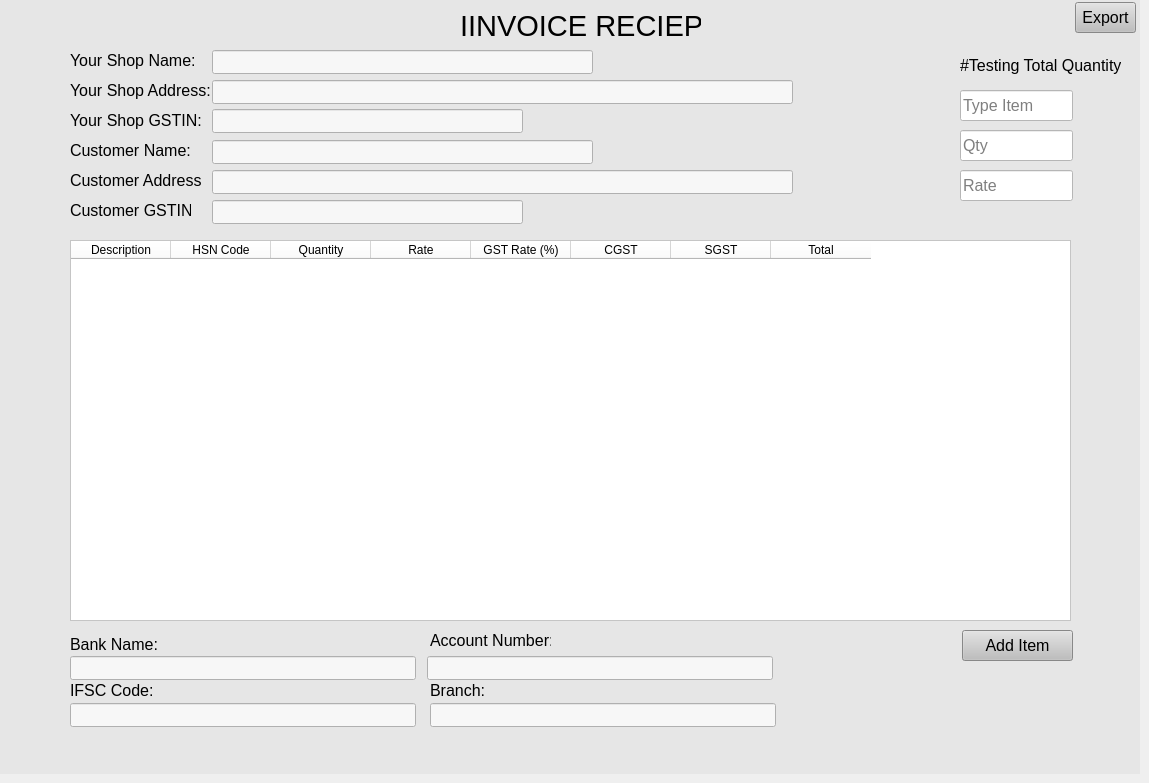
    <widget class="QWidget" name="tab_4">
     <attribute name="title">
      <string>Sale Bill</string>
     </attribute>
     <widget class="QWidget" name="widget_graph_6" native="true">
      <property name="geometry">
       <rect>
        <x>0</x>
        <y>0</y>
        <width>1140</width>
        <height>774</height>
       </rect>
      </property>
      <property name="styleSheet">
       <string notr="true">background-color: rgb(230, 230, 230);</string>
      </property>
      <widget class="QLineEdit" name="lineEdit_shop_name">
       <property name="geometry">
        <rect>
         <x>212</x>
         <y>50</y>
         <width>381</width>
         <height>24</height>
        </rect>
       </property>
       <property name="font">
        <font>
         <pointsize>12</pointsize>
        </font>
       </property>
       <property name="styleSheet">
        <string notr="true">background-color: rgb(247, 247, 247);
color: rgb(0, 0, 0);</string>
       </property>
       <property name="placeholderText">
        <string/>
       </property>
      </widget>
      <widget class="QLineEdit" name="lineEdit_shop_address">
       <property name="geometry">
        <rect>
         <x>212</x>
         <y>80</y>
         <width>581</width>
         <height>24</height>
        </rect>
       </property>
       <property name="font">
        <font>
         <pointsize>12</pointsize>
        </font>
       </property>
       <property name="styleSheet">
        <string notr="true">background-color: rgb(247, 247, 247);
color: rgb(0, 0, 0);</string>
       </property>
      </widget>
      <widget class="QLineEdit" name="lineEdit_shop_gstin">
       <property name="geometry">
        <rect>
         <x>212</x>
         <y>109</y>
         <width>311</width>
         <height>24</height>
        </rect>
       </property>
       <property name="font">
        <font>
         <pointsize>12</pointsize>
        </font>
       </property>
       <property name="styleSheet">
        <string notr="true">background-color: rgb(247, 247, 247);
color: rgb(0, 0, 0);</string>
       </property>
      </widget>
      <widget class="QLineEdit" name="lineEdit_customer_name">
       <property name="geometry">
        <rect>
         <x>212</x>
         <y>140</y>
         <width>381</width>
         <height>24</height>
        </rect>
       </property>
       <property name="font">
        <font>
         <pointsize>12</pointsize>
        </font>
       </property>
       <property name="styleSheet">
        <string notr="true">background-color: rgb(247, 247, 247);
color: rgb(0, 0, 0);</string>
       </property>
      </widget>
      <widget class="QLineEdit" name="lineEdit_customer_address">
       <property name="geometry">
        <rect>
         <x>212</x>
         <y>170</y>
         <width>581</width>
         <height>24</height>
        </rect>
       </property>
       <property name="font">
        <font>
         <pointsize>12</pointsize>
        </font>
       </property>
       <property name="styleSheet">
        <string notr="true">background-color: rgb(247, 247, 247);
color: rgb(0, 0, 0);</string>
       </property>
      </widget>
      <widget class="QLineEdit" name="lineEdit_customer_gstin">
       <property name="geometry">
        <rect>
         <x>212</x>
         <y>200</y>
         <width>311</width>
         <height>24</height>
        </rect>
       </property>
       <property name="font">
        <font>
         <pointsize>12</pointsize>
        </font>
       </property>
       <property name="styleSheet">
        <string notr="true">background-color: rgb(247, 247, 247);
color: rgb(0, 0, 0);</string>
       </property>
      </widget>
      <widget class="QLabel" name="label_3">
       <property name="geometry">
        <rect>
         <x>70</x>
         <y>50</y>
         <width>131</width>
         <height>21</height>
        </rect>
       </property>
       <property name="font">
        <font>
         <pointsize>12</pointsize>
        </font>
       </property>
       <property name="styleSheet">
        <string notr="true">color: rgb(0, 0, 0);</string>
       </property>
       <property name="text">
        <string>Your Shop Name:</string>
       </property>
      </widget>
      <widget class="QLabel" name="label_4">
       <property name="geometry">
        <rect>
         <x>70</x>
         <y>80</y>
         <width>141</width>
         <height>21</height>
        </rect>
       </property>
       <property name="font">
        <font>
         <pointsize>12</pointsize>
        </font>
       </property>
       <property name="styleSheet">
        <string notr="true">color: rgb(0, 0, 0);</string>
       </property>
       <property name="text">
        <string>Your Shop Address:</string>
       </property>
      </widget>
      <widget class="QLabel" name="label_5">
       <property name="geometry">
        <rect>
         <x>70</x>
         <y>110</y>
         <width>131</width>
         <height>21</height>
        </rect>
       </property>
       <property name="font">
        <font>
         <pointsize>12</pointsize>
        </font>
       </property>
       <property name="styleSheet">
        <string notr="true">color: rgb(0, 0, 0);</string>
       </property>
       <property name="text">
        <string>Your Shop GSTIN:</string>
       </property>
      </widget>
      <widget class="QLabel" name="label_6">
       <property name="geometry">
        <rect>
         <x>70</x>
         <y>140</y>
         <width>121</width>
         <height>21</height>
        </rect>
       </property>
       <property name="font">
        <font>
         <pointsize>12</pointsize>
        </font>
       </property>
       <property name="styleSheet">
        <string notr="true">color: rgb(0, 0, 0);</string>
       </property>
       <property name="text">
        <string>Customer Name:</string>
       </property>
      </widget>
      <widget class="QLabel" name="label_7">
       <property name="geometry">
        <rect>
         <x>70</x>
         <y>170</y>
         <width>131</width>
         <height>21</height>
        </rect>
       </property>
       <property name="font">
        <font>
         <pointsize>12</pointsize>
        </font>
       </property>
       <property name="styleSheet">
        <string notr="true">color: rgb(0, 0, 0);</string>
       </property>
       <property name="text">
        <string>Customer Address:</string>
       </property>
      </widget>
      <widget class="QLabel" name="label_8">
       <property name="geometry">
        <rect>
         <x>70</x>
         <y>200</y>
         <width>121</width>
         <height>21</height>
        </rect>
       </property>
       <property name="font">
        <font>
         <pointsize>12</pointsize>
        </font>
       </property>
       <property name="styleSheet">
        <string notr="true">color: rgb(0, 0, 0);</string>
       </property>
       <property name="text">
        <string>Customer GSTIN:</string>
       </property>
      </widget>
      <widget class="QTableWidget" name="table_item_table">
       <property name="geometry">
        <rect>
         <x>70</x>
         <y>240</y>
         <width>1001</width>
         <height>381</height>
        </rect>
       </property>
       <property name="layoutDirection">
        <enum>Qt::LayoutDirection::LeftToRight</enum>
       </property>
       <property name="styleSheet">
        <string notr="true">color: rgb(0, 0, 0);
background-color: rgb(255, 255, 255);</string>
       </property>
       <property name="rowCount">
        <number>0</number>
       </property>
       <property name="columnCount">
        <number>8</number>
       </property>
       <column>
        <property name="text">
         <string>Description</string>
        </property>
        <property name="background">
         <color>
          <red>191</red>
          <green>191</green>
          <blue>191</blue>
         </color>
        </property>
       </column>
       <column>
        <property name="text">
         <string>HSN Code</string>
        </property>
        <property name="background">
         <color>
          <red>158</red>
          <green>158</green>
          <blue>158</blue>
         </color>
        </property>
       </column>
       <column>
        <property name="text">
         <string>Quantity</string>
        </property>
        <property name="background">
         <color>
          <red>191</red>
          <green>191</green>
          <blue>191</blue>
         </color>
        </property>
       </column>
       <column>
        <property name="text">
         <string>Rate</string>
        </property>
        <property name="background">
         <color>
          <red>158</red>
          <green>158</green>
          <blue>158</blue>
         </color>
        </property>
       </column>
       <column>
        <property name="text">
         <string>GST Rate (%)</string>
        </property>
        <property name="background">
         <color>
          <red>191</red>
          <green>191</green>
          <blue>191</blue>
         </color>
        </property>
       </column>
       <column>
        <property name="text">
         <string>CGST</string>
        </property>
        <property name="background">
         <color>
          <red>158</red>
          <green>158</green>
          <blue>158</blue>
         </color>
        </property>
       </column>
       <column>
        <property name="text">
         <string>SGST</string>
        </property>
        <property name="background">
         <color>
          <red>191</red>
          <green>191</green>
          <blue>191</blue>
         </color>
        </property>
       </column>
       <column>
        <property name="text">
         <string>Total</string>
        </property>
        <property name="background">
         <color>
          <red>158</red>
          <green>158</green>
          <blue>158</blue>
         </color>
        </property>
       </column>
      </widget>
      <widget class="QToolButton" name="toolButton_save_button">
       <property name="geometry">
        <rect>
         <x>1075</x>
         <y>2</y>
         <width>61</width>
         <height>31</height>
        </rect>
       </property>
       <property name="font">
        <font>
         <pointsize>12</pointsize>
        </font>
       </property>
       <property name="styleSheet">
        <string notr="true">color: rgb(0, 0, 0);
background-color: rgb(190, 190, 190);</string>
       </property>
       <property name="text">
        <string>Export</string>
       </property>
      </widget>
      <widget class="QToolButton" name="toolButton_add_item_button">
       <property name="geometry">
        <rect>
         <x>962</x>
         <y>630</y>
         <width>111</width>
         <height>31</height>
        </rect>
       </property>
       <property name="font">
        <font>
         <pointsize>12</pointsize>
        </font>
       </property>
       <property name="styleSheet">
        <string notr="true">color: rgb(0, 0, 0);
background-color: rgb(190, 190, 190);</string>
       </property>
       <property name="text">
        <string>Add Item</string>
       </property>
       <property name="shortcut">
        <string>Return</string>
       </property>
      </widget>
      <widget class="QLineEdit" name="lineEdit_bank_name">
       <property name="geometry">
        <rect>
         <x>70</x>
         <y>656</y>
         <width>346</width>
         <height>24</height>
        </rect>
       </property>
       <property name="font">
        <font>
         <pointsize>12</pointsize>
        </font>
       </property>
       <property name="styleSheet">
        <string notr="true">background-color: rgb(247, 247, 247);
color: rgb(0, 0, 0);</string>
       </property>
      </widget>
      <widget class="QLineEdit" name="lineEdit_account_number">
       <property name="geometry">
        <rect>
         <x>427</x>
         <y>656</y>
         <width>346</width>
         <height>24</height>
        </rect>
       </property>
       <property name="font">
        <font>
         <pointsize>12</pointsize>
        </font>
       </property>
       <property name="styleSheet">
        <string notr="true">background-color: rgb(247, 247, 247);
color: rgb(0, 0, 0);</string>
       </property>
      </widget>
      <widget class="QLineEdit" name="lineEdit_ifsc_code">
       <property name="geometry">
        <rect>
         <x>70</x>
         <y>703</y>
         <width>346</width>
         <height>24</height>
        </rect>
       </property>
       <property name="font">
        <font>
         <pointsize>12</pointsize>
        </font>
       </property>
       <property name="styleSheet">
        <string notr="true">background-color: rgb(247, 247, 247);
color: rgb(0, 0, 0);</string>
       </property>
      </widget>
      <widget class="QLineEdit" name="lineEdit_branch">
       <property name="geometry">
        <rect>
         <x>430</x>
         <y>703</y>
         <width>346</width>
         <height>24</height>
        </rect>
       </property>
       <property name="font">
        <font>
         <pointsize>12</pointsize>
        </font>
       </property>
       <property name="styleSheet">
        <string notr="true">background-color: rgb(247, 247, 247);
color: rgb(0, 0, 0);</string>
       </property>
      </widget>
      <widget class="QLabel" name="label_17">
       <property name="geometry">
        <rect>
         <x>70</x>
         <y>634</y>
         <width>121</width>
         <height>21</height>
        </rect>
       </property>
       <property name="font">
        <font>
         <pointsize>12</pointsize>
        </font>
       </property>
       <property name="styleSheet">
        <string notr="true">color: rgb(0, 0, 0);</string>
       </property>
       <property name="text">
        <string>Bank Name:</string>
       </property>
      </widget>
      <widget class="QLabel" name="label_18">
       <property name="geometry">
        <rect>
         <x>430</x>
         <y>630</y>
         <width>121</width>
         <height>21</height>
        </rect>
       </property>
       <property name="font">
        <font>
         <pointsize>12</pointsize>
        </font>
       </property>
       <property name="styleSheet">
        <string notr="true">color: rgb(0, 0, 0);</string>
       </property>
       <property name="text">
        <string>Account Number:</string>
       </property>
      </widget>
      <widget class="QLabel" name="label_19">
       <property name="geometry">
        <rect>
         <x>70</x>
         <y>680</y>
         <width>121</width>
         <height>21</height>
        </rect>
       </property>
       <property name="font">
        <font>
         <pointsize>12</pointsize>
        </font>
       </property>
       <property name="styleSheet">
        <string notr="true">color: rgb(0, 0, 0);</string>
       </property>
       <property name="text">
        <string>IFSC Code:</string>
       </property>
      </widget>
      <widget class="QLabel" name="label_20">
       <property name="geometry">
        <rect>
         <x>430</x>
         <y>680</y>
         <width>121</width>
         <height>21</height>
        </rect>
       </property>
       <property name="font">
        <font>
         <pointsize>12</pointsize>
        </font>
       </property>
       <property name="styleSheet">
        <string notr="true">color: rgb(0, 0, 0);</string>
       </property>
       <property name="text">
        <string>Branch:</string>
       </property>
      </widget>
      <widget class="QLabel" name="label_21">
       <property name="geometry">
        <rect>
         <x>460</x>
         <y>10</y>
         <width>241</width>
         <height>31</height>
        </rect>
       </property>
       <property name="font">
        <font>
         <pointsize>22</pointsize>
        </font>
       </property>
       <property name="styleSheet">
        <string notr="true">color: rgb(0, 0, 0);</string>
       </property>
       <property name="text">
        <string>IINVOICE RECIEPT</string>
       </property>
      </widget>
      <widget class="QLineEdit" name="lineEdit_suggest_item">
       <property name="geometry">
        <rect>
         <x>960</x>
         <y>90</y>
         <width>113</width>
         <height>31</height>
        </rect>
       </property>
       <property name="font">
        <font>
         <pointsize>12</pointsize>
        </font>
       </property>
       <property name="styleSheet">
        <string notr="true">background-color: rgb(255, 255, 255);
color: rgb(0, 0, 0);</string>
       </property>
       <property name="placeholderText">
        <string>Type Item</string>
       </property>
      </widget>
      <widget class="QLineEdit" name="lineEdit_suggest_quantity">
       <property name="geometry">
        <rect>
         <x>960</x>
         <y>130</y>
         <width>113</width>
         <height>31</height>
        </rect>
       </property>
       <property name="font">
        <font>
         <pointsize>12</pointsize>
        </font>
       </property>
       <property name="styleSheet">
        <string notr="true">background-color: rgb(255, 255, 255);
color: rgb(0, 0, 0);</string>
       </property>
       <property name="placeholderText">
        <string>Qty</string>
       </property>
      </widget>
      <widget class="QLineEdit" name="lineEdit_suggest_rate">
       <property name="geometry">
        <rect>
         <x>960</x>
         <y>170</y>
         <width>113</width>
         <height>31</height>
        </rect>
       </property>
       <property name="font">
        <font>
         <pointsize>12</pointsize>
        </font>
       </property>
       <property name="styleSheet">
        <string notr="true">background-color: rgb(255, 255, 255);
color: rgb(0, 0, 0);</string>
       </property>
       <property name="placeholderText">
        <string>Rate</string>
       </property>
      </widget>
      <widget class="QLabel" name="label_suggest_qty">
       <property name="geometry">
        <rect>
         <x>960</x>
         <y>50</y>
         <width>161</width>
         <height>31</height>
        </rect>
       </property>
       <property name="font">
        <font>
         <pointsize>12</pointsize>
        </font>
       </property>
       <property name="styleSheet">
        <string notr="true">color: rgb(0, 0, 0);</string>
       </property>
       <property name="text">
        <string>#Testing Total Quantity</string>
       </property>
      </widget>
     </widget>
    </widget>
